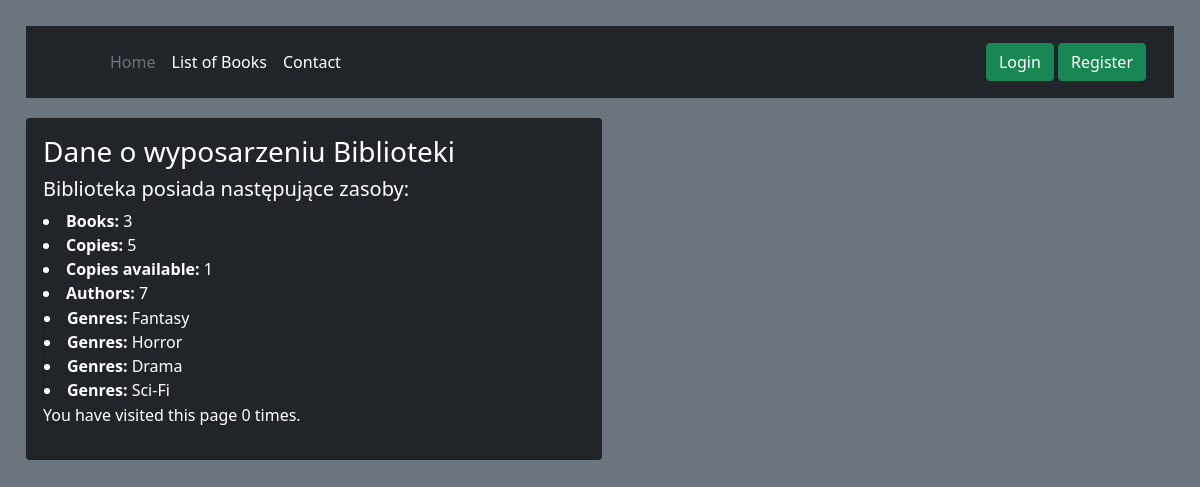
The page / on the database its author committed.
### wyporzyczalnia/models.py (models this page shows, shortened)
class BookGenre(models.Model):
    name = models.CharField(max_length=100, help_text="Podaj typ książki (drama, horror etc)")

### wyporzyczalnia/views.py (the view)
# urls.py: path('', w_views.index, name='index'),
def index(request):
    num_books = Book.objects.all().count()
    num_instances = BookInstance.objects.all().count()
    num_instances_available = BookInstance.objects.filter(status__exact='a').count()
    num_authors = Author.objects.count()
    type_genres = BookGenre.objects.all()
    num_visits = request.session.get('num_visits', 0)
    request.session['num_visits'] = num_visits + 1
    context = {
        'type_genres': type_genres,
        'num_books': num_books,
        'num_instances': num_instances,
        'num_instances_available': num_instances_available,
        'num_authors': num_authors,
        'num_visits': num_visits,
    }
    return render(request, 'index.html', context=context)

### wyporzyczalnia/templates/index.html (shortened to what this page needs)
{% extends 'glowny.html' %}
{% load static %}
<div class="col-sm-10 ">{% block strona %}
  <div class="card bg-dark" style="width: 36rem; margin:10px">
  <div class="card-body bg-dark">
    <h3>Dane o wyposarzeniu Biblioteki</h3>
  <h5>Biblioteka posiada następujące zasoby:</h5>
    <li><strong>Books:</strong> {{ num_books }}</li>
    <li><strong>Copies:</strong> {{ num_instances }}</li>
    <li><strong>Copies available:</strong> {{ num_instances_available }}</li>
    <li><strong>Authors:</strong> {{ num_authors }}</li>
    <div class="col-sm-10 ">
  <div class="card bg-dark" style="width: 18rem; ">
    {% for genre in type_genres %}
      <li><strong>Genres:</strong> {{ genre.name }}</li>
    {% endfor  %}
        </div>
    </div>
    <p>You have visited this page {{ num_visits }} time{{ num_visits|pluralize }}.</p>
{% endblock %}

### rows shown on the page
BookGenre: name "Fantasy"
BookGenre: name "Horror"
BookGenre: name "Drama"
BookGenre: name "Sci-Fi"

### other values the page prints
{{ num_books }} "3"
{{ num_instances }} "5"
{{ num_instances_available }} "1"
{{ num_authors }} "7"
{{ num_visits }} "0"
